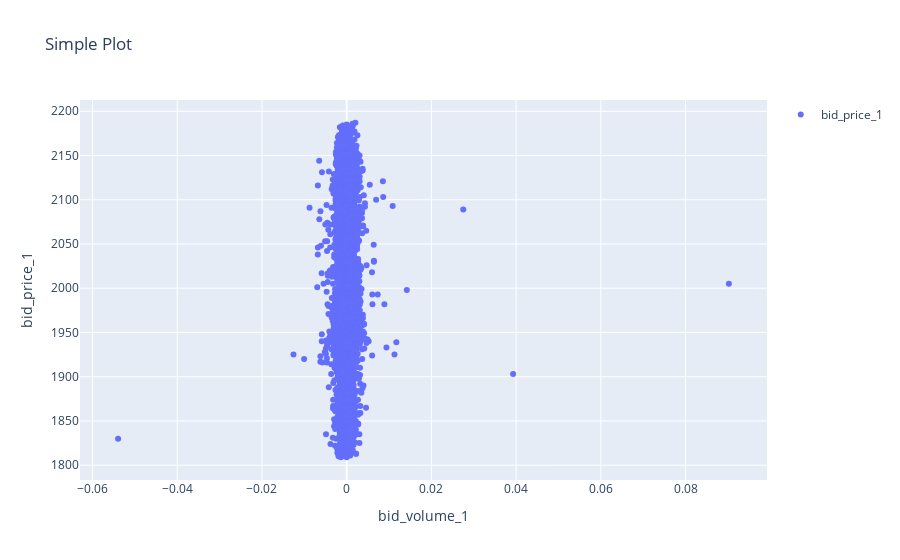

The code cell stored with this chart in its notebook:
### Code cell
plot_xy(get_column(all_prices, 'mid_return'), get_column(all_prices, 'bid_price_1'), 
        x_label='bid_volume_1', y_label='bid_price_1')

### Figure 1 — Plotly figure (JSON) as saved in the notebook; plotly's stock layout.template omitted (floating-point values rounded to 4 significant figures; data arrays with more than 128 entries replaced by an {"elided": "..."} marker saying what was removed)
{"data": [{"mode": "markers", "name": "bid_price_1", "type": "scatter", "x": {"elided": "30000 float values"}, "y": {"elided": "30000 int values"}}], "layout": {"showlegend": true, "title": {"text": "Simple Plot"}, "xaxis": {"title": {"text": "bid_volume_1"}}, "yaxis": {"title": {"text": "bid_price_1"}}}}
